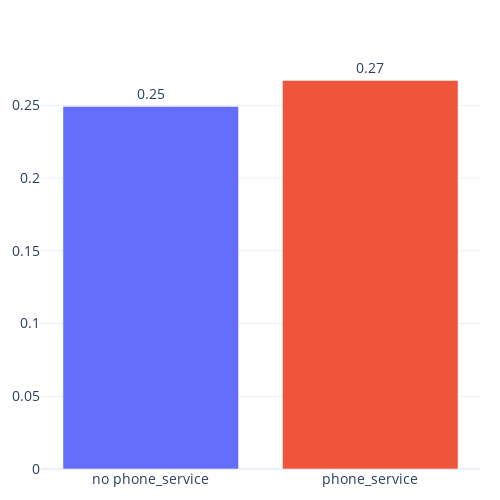

Here is the notebook cell this chart was saved with:
### Code cell
col1, col2 = 'phone_service', 'churn_label'

out = df.groupby(col1)[col2].mean().reset_index()
out[col1] = np.where(out[col1] == 0, f'no {col1}', col1)
ak.plot.fmt_bar(out, display_pct=False)

### Figure 1 — Plotly figure (JSON) as saved in the notebook; plotly's stock layout.template omitted (floating-point values rounded to 4 significant figures)
{"data": [{"alignmentgroup": "True", "cliponaxis": false, "hovertemplate": "phone_service=%{x}<br>churn_label=%{y}<br>text=%{text}<extra></extra>", "legendgroup": "no phone_service", "marker": {"color": "#636efa", "pattern": {"shape": ""}}, "name": "no phone_service", "offsetgroup": "no phone_service", "orientation": "v", "showlegend": true, "text": ["0.25"], "textangle": 0, "textfont": {"size": 14}, "textposition": "outside", "type": "bar", "x": ["no phone_service"], "xaxis": "x", "y": [0.2493], "yaxis": "y"}, {"alignmentgroup": "True", "cliponaxis": false, "hovertemplate": "phone_service=%{x}<br>churn_label=%{y}<br>text=%{text}<extra></extra>", "legendgroup": "phone_service", "marker": {"color": "#EF553B", "pattern": {"shape": ""}}, "name": "phone_service", "offsetgroup": "phone_service", "orientation": "v", "showlegend": true, "text": ["0.27"], "textangle": 0, "textfont": {"size": 14}, "textposition": "outside", "type": "bar", "x": ["phone_service"], "xaxis": "x", "y": [0.2671], "yaxis": "y"}], "layout": {"barmode": "relative", "height": 500, "legend": {"title": {"text": "phone_service"}, "tracegroupgap": 0}, "margin": {"b": 20, "l": 20, "pad": 0, "r": 20, "t": 60}, "showlegend": false, "title": {}, "width": 500, "xaxis": {"anchor": "y", "categoryarray": ["no phone_service", "phone_service"], "categoryorder": "array", "domain": [0, 1], "tickfont": {"size": 14}, "title": {}}, "yaxis": {"anchor": "x", "domain": [0, 1], "tickfont": {"size": 14}, "title": {}}}}
